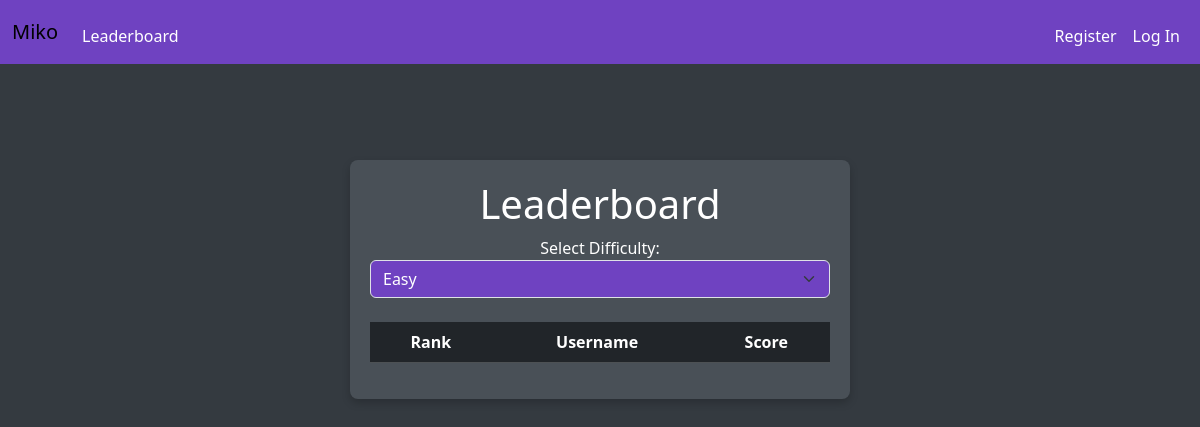
The page /leaderboard on the database as committed earlier.
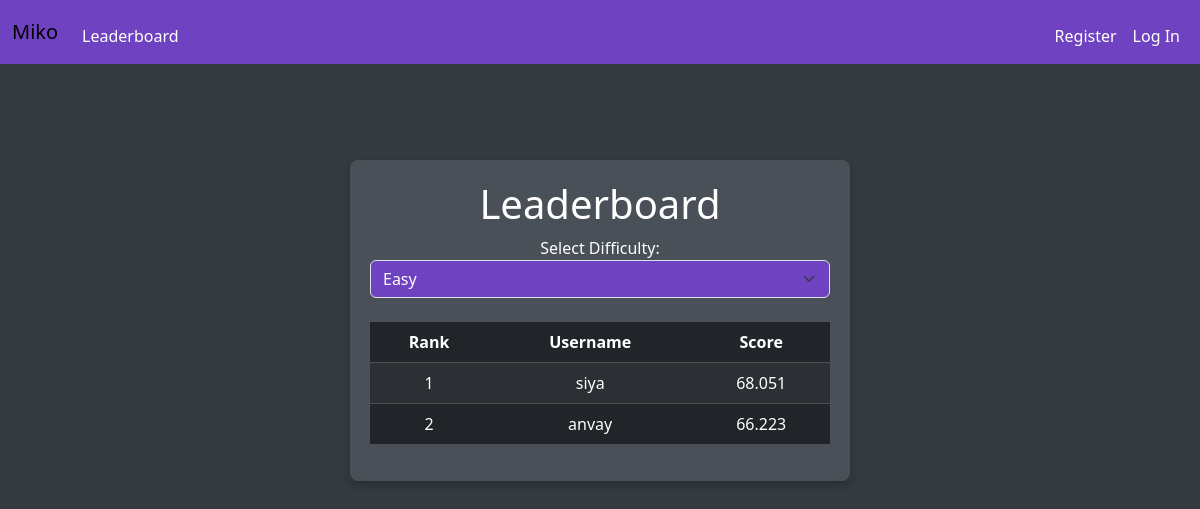
The same page on the database as committed later.
### tables this page shows
CREATE TABLE leaderboard (
    user_id INTEGER NOT NULL,
    score_id INTEGER NOT NULL,
    difficulty TEXT NOT NULL,
    score INTEGER NOT NULL,
    FOREIGN KEY (user_id) REFERENCES users(id) ON DELETE CASCADE,
    FOREIGN KEY (score_id) REFERENCES scores(score_id) ON DELETE CASCADE
);

CREATE TABLE users (
    id INTEGER PRIMARY KEY AUTOINCREMENT,
    username TEXT NOT NULL UNIQUE,
    hash TEXT NOT NULL,  -- Changed from password_hash to hash
    email TEXT NOT NULL UNIQUE,
    created_at TIMESTAMP DEFAULT CURRENT_TIMESTAMP
);

### app.py (the view)
@app.route("/leaderboard")
def leaderboard():
    difficulty = request.args.get("difficulty")
    if not difficulty or difficulty.lower() not in ["medium", "hard"]:
        difficulty = "easy"
    else:
        difficulty = difficulty.lower()
    db = get_db()
    cursor = db.execute(
        """SELECT u.username, l.score
        FROM leaderboard l
        JOIN users u ON l.user_id = u.id
        WHERE l.difficulty = ?
        ORDER BY l.score DESC
        LIMIT 20""", (difficulty,)
    )
    leaderboard = cursor.fetchall()
    return render_template("leaderboard.html", difficulty=difficulty, leaderboard=leaderboard)

### app.py (called while the page is built)
def get_db():
    conn = sqlite3.connect(DATABASE)
    conn.row_factory = sqlite3.Row  # Allows us to access columns by name
    return conn

@app.after_request
def after_request(response):
    response.headers["Cache-Control"] = "no-cache, no-store, must-revalidate"
    response.headers["Expires"] = 0
    response.headers["Pragma"] = "no-cache"
    return response

### templates/leaderboard.html (shortened to what this page needs)
{% extends "layout.html" %}
{% block main %}
<div class="container mt-5">
    <h1 class="text-center">Leaderboard</h1>
    <div class="form-group">
        <label for="difficultySelect">Select Difficulty:</label>
        <select class="form-select" id="difficultySelect">
            <option value="easy" {% if difficulty == 'easy' %} selected {% endif %}>Easy</option>
        </select>
    </div>
    <table class="table table-dark table-striped mt-4">
        <thead>
            <tr>
                <th scope="col">Rank</th>
                <th scope="col">Username</th>
                <th scope="col">Score</th>
            </tr>
        </thead>
        <tbody>
            {% for entry in leaderboard %}
                <tr>
                    <td>{{ loop.index }}</td>
                    <td>{{ entry.username }}</td>
                    <td>{{ entry.score }}</td>
                </tr>
            {% endfor %}
        </tbody>
    </table>
</div>
{% endblock %}

Rows that differ between the two databases and show on the page:
added leaderboard: username "siya", score "68.051"
added leaderboard: username "anvay", score "66.223"
